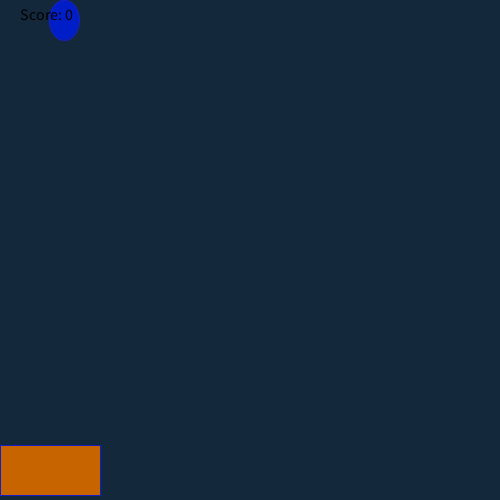
Frame 1 (no input)
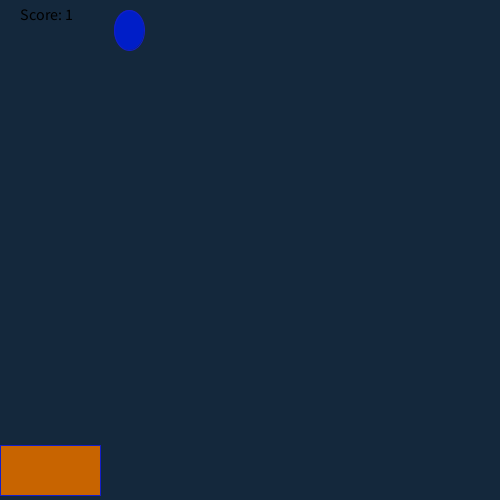
Frame 60 (the mouse pressed at the canvas centre just before this capture)
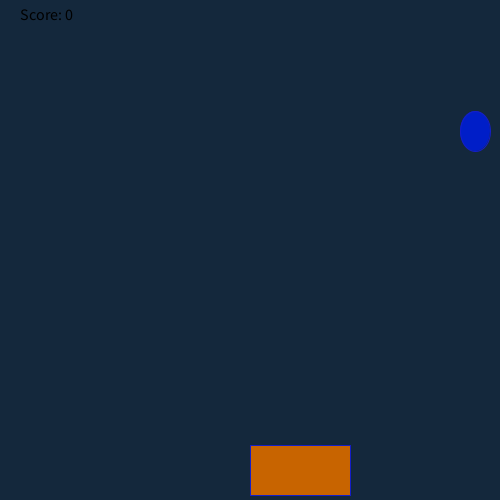
Frame 120 (the mouse held since frame 60 and released just before this capture)

The Processing sketch that drew these frames (run headless with seeded random() and noise(); from frame 60 on, the mouse is pressed at the canvas centre):

// Processing sketch: rainGame
// ── rainGame.pde

int score = 0;
int rainY = 20;
double rainYAccel = 1;
int rainAccelMax = 5;
int randomNumber = (int) random(width);
boolean scoreUp = false;

void setup() {
  size(500, 500);
}

void draw() {
   scoreUp = false;
  background(20, 40, 60);
    fill(0, 30, 200);
    stroke(20, 30, 200);
    ellipse(randomNumber, rainY, 30, 40);
    fill(200, 100, 0);
    rect(mouseX, 445, 100, 50);
    rainY+= (int) rainYAccel;
    rainYAccel+= 0.25;
    if (randomNumber > mouseX && randomNumber < mouseX+100 && rainY >= 445) {
       score++;
       scoreUp = true;
    }
    else if (score > 0 && rainY >= 499) {
       score--;
    }
    println("Your score is now: " + score);
    
    if(rainY>= 500 || (rainY >= 445 && scoreUp)) {
      randomNumber = (int) random(width); 
      rainY = 20;
      rainYAccel = rainAccelMax;
      if(rainAccelMax <= 15){
        rainAccelMax++;
      }
    }
    if(rainYAccel>= 500) {
      rainYAccel = 20;
      
    }
    fill(0, 0, 0);
    textSize(16);
    text("Score: " + score, 20, 20);
   
}
